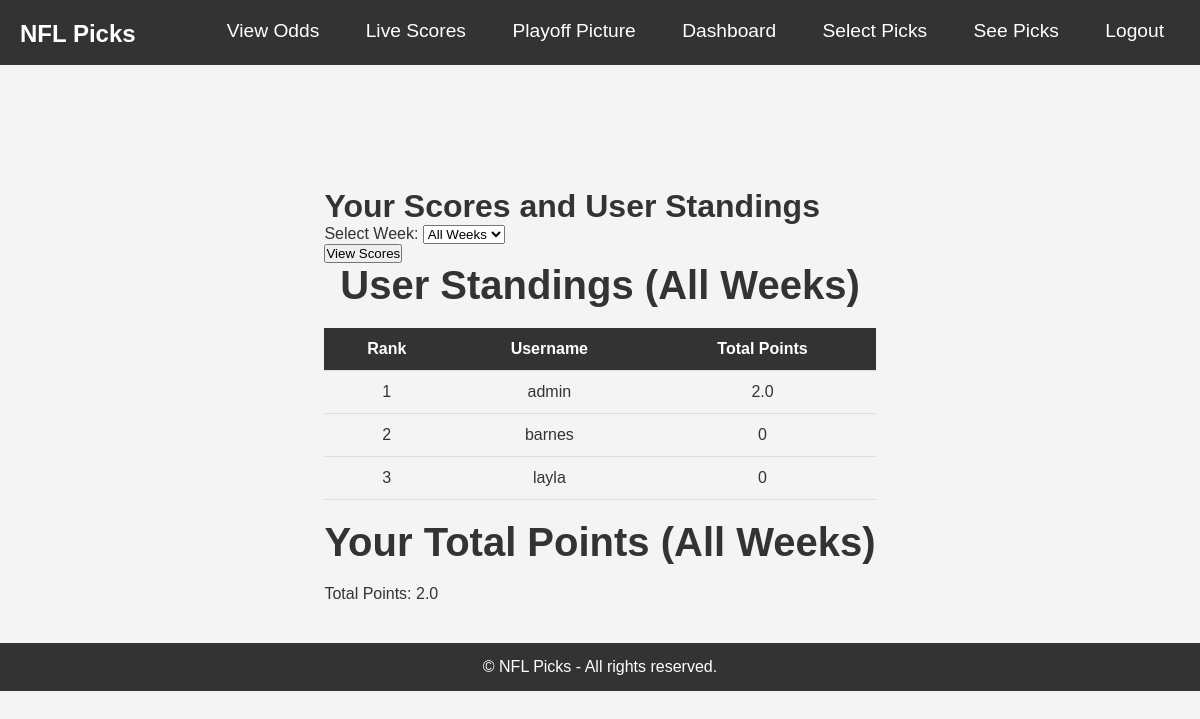
The page /user_score_summary (signed in) on the database its author committed.
### Football_Project/models.py (models this page shows)
class User(db.Model, UserMixin):
    id = db.Column(db.Integer, primary_key=True)
    username = db.Column(db.String(150), nullable=False, unique=True)
    full_name = db.Column(db.String(150))
    email = db.Column(db.String(150), unique=True)
    phone = db.Column(db.String(20))
    favorite_team = db.Column(db.String(50))
    password = db.Column(db.String(200), nullable=False)
    is_admin = db.Column(db.Boolean, default=False)
    scores = db.relationship(
        'UserScore',
        backref='user',
        lazy=True,
        cascade='all, delete-orphan'
    )
    picks = db.relationship('Pick', backref='user', lazy=True, cascade='all, delete-orphan')
    scores = db.relationship('UserScore', backref='user', lazy=True, cascade='all, delete-orphan')

### Football_Project/routes.py (the view, shortened to what this page needs)
@main_bp.route('/user_score_summary', methods=['GET'])
@login_required
def user_score_summary():
    selected_week = request.args.get('week', 'all')  # Initialize here to ensure it always has a value
    if selected_week == 'current':
        selected_week = get_current_week() - 1
        print(f"nfl start date = {datetime(2024, 9,5).date()}")
        print(f"current date = {datetime.now().date()}")
    try:
        if selected_week != 'all':
            selected_week = int(selected_week)
    except ValueError:
        flash("Invalid week selected.", "danger")
        return redirect(url_for('main.user_dashboard'))
    current_user_id = current_user.id
    if selected_week == 'all':
        user_scores = db.session.query(
            User.id,
            User.username,
            func.coalesce(func.sum(UserScore.score), 0).label('total_score')
        ).outerjoin(UserScore, User.id == UserScore.user_id).group_by(User.id) \
         .order_by(func.coalesce(func.sum(UserScore.score), 0).desc()).all()
        user_total_score = db.session.query(
            func.coalesce(func.sum(UserScore.score), 0)
        ).filter_by(user_id=current_user_id).scalar() or 0
    games = Game.query.filter_by(week=selected_week).all()
    user_picks = Pick.query.filter_by(user_id=current_user_id, week=selected_week).all()
    game_picks = []
    import json
    import logging
    logging.debug(f"user_total_score: {user_total_score}")
    logging.debug(f"game_picks: {json.dumps(game_picks, indent=2)}")
    weeks = db.session.query(Game.week).distinct().order_by(Game.week).all()
    weeks = [week[0] for week in weeks]
    if request.headers.get('Accept') == 'application/json' or request.args.get('format') == 'json':
        response_data = {
            'user_scores': [
                {
                    'id': user.id,
                    'username': user.username,
                    'total_score': user.total_score
                }
                for user in user_scores
            ],
            'game_picks': game_picks,
            'user_total_score': user_total_score,
            'selected_week': selected_week,
            'weeks': weeks
        }
        return jsonify(response_data)
    else:
        return render_template(
            'user_score_summary.html',
            user_scores=user_scores,
            game_picks=game_picks,
            user_total_score=user_total_score,
            selected_week=selected_week,
            weeks=weeks
        )

### Football_Project/templates/user_score_summary.html (shortened to what this page needs)
{% extends "base.html" %}
{% block content %}
<div class="main-content">
    <h1>Your Scores and User Standings</h1>
    <form action="{{ url_for('main.user_score_summary') }}" method="get">
        <div>
            <label for="week">Select Week:</label>
            <select name="week" id="week">
                <option value="all" {% if selected_week == 'all' %}selected{% endif %}>All Weeks</option>
            </select>
        </div>
        <div class="mt-4">
            <button type="submit" class="bg-blue-500 hover:bg-blue-600 text-white font-bold py-2 px-4 rounded">
                View Scores
            </button>
        </div>
    </form>
    <h2 class="mt-6">User Standings {% if selected_week != 'all' %} for Week {{ selected_week }}{% else %} (All Weeks){% endif %}</h2>
    <table class="min-w-full bg-white">
        <thead>
            <tr>
                <th>Rank</th>
                <th>Username</th>
                <th>Total Points</th>
            </tr>
        </thead>
        <tbody>
            {% for user in user_scores %}
            <tr class="{% if user.id == current_user.id %}highlight{% endif %}">
                <td>{{ loop.index }}</td>
                <td>{{ user.username }}</td>
                <td>{{ user.total_score }}</td>
            </tr>
            {% endfor %}
        </tbody>
    </table>
    <h2 class="mt-6">Your Total Points {% if selected_week != 'all' %} for Week {{ selected_week }}{% else %} (All Weeks){% endif %}</h2>
    <p>Total Points: {{ user_total_score }}</p>
</div>
{% endblock %}

### Football_Project/static/css/styles.css (style rules this page uses)
* { margin: 0; padding: 0; box-sizing: border-box; }
.main-content { margin-top: 60px; padding: 20px; }
body { font-family: 'Arial', sans-serif; background-color: #f4f4f4; color: #333; padding: 10px; }
h2 { font-size: 2.5rem; font-weight: bold; text-align: center; color: #333; margin-bottom: 20px; }
table { width: 100%; border-collapse: collapse; table-layout: auto; margin-bottom: 20px; overflow-x: auto; }
th, td { padding: 12px; text-align: center; border-bottom: 1px solid #ddd; word-wrap: break-word; }
th { background-color: #333; color: white; font-weight: bold; }
body { font-family: Arial, sans-serif; background-color: #f4f4f4; margin: 0; padding: 0; display: flex; justify-content: center; align-items: center; flex-direction: column; }
body { padding-top: 88px; }

### rows shown on the page
User: username "admin", total_score "2.0"
User: username "barnes", total_score "0"
User: username "layla", total_score "0"

### other values the page prints
{{ user_total_score }} "2.0"
